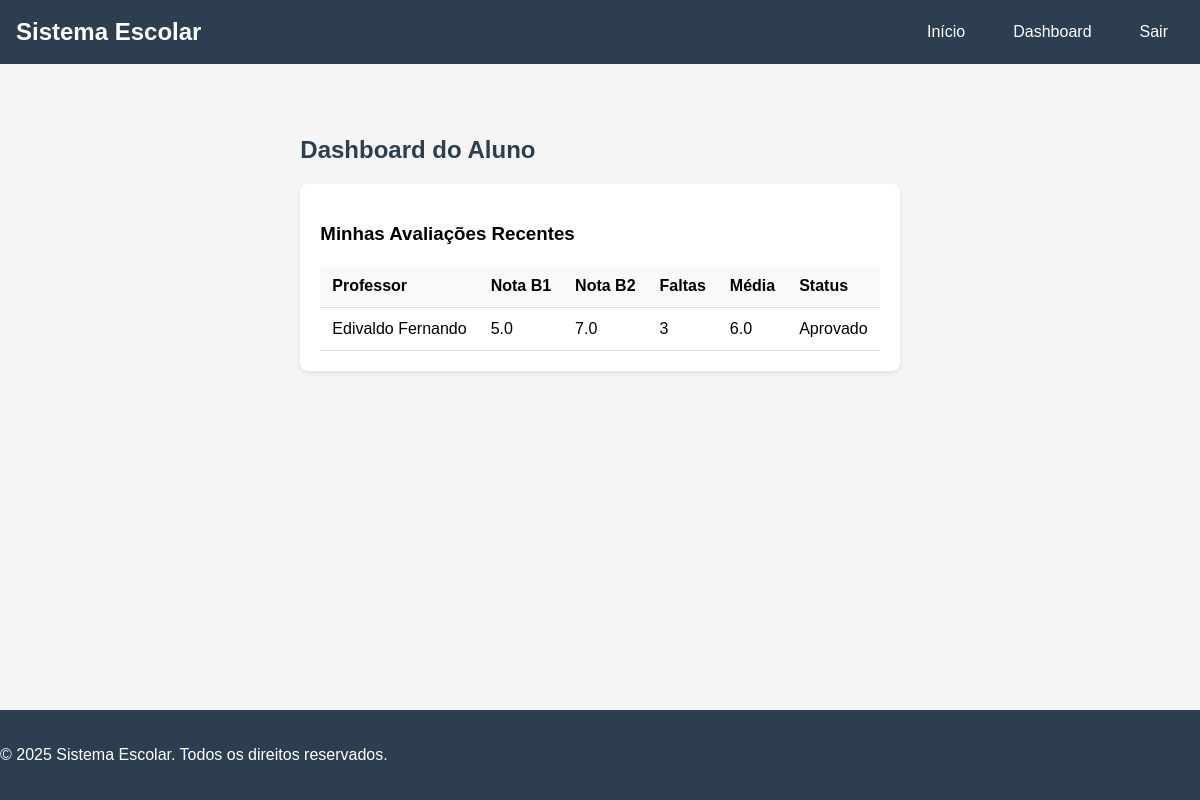
/dashboard/aluno/ (signed in), run on an earlier commit of the app's database.
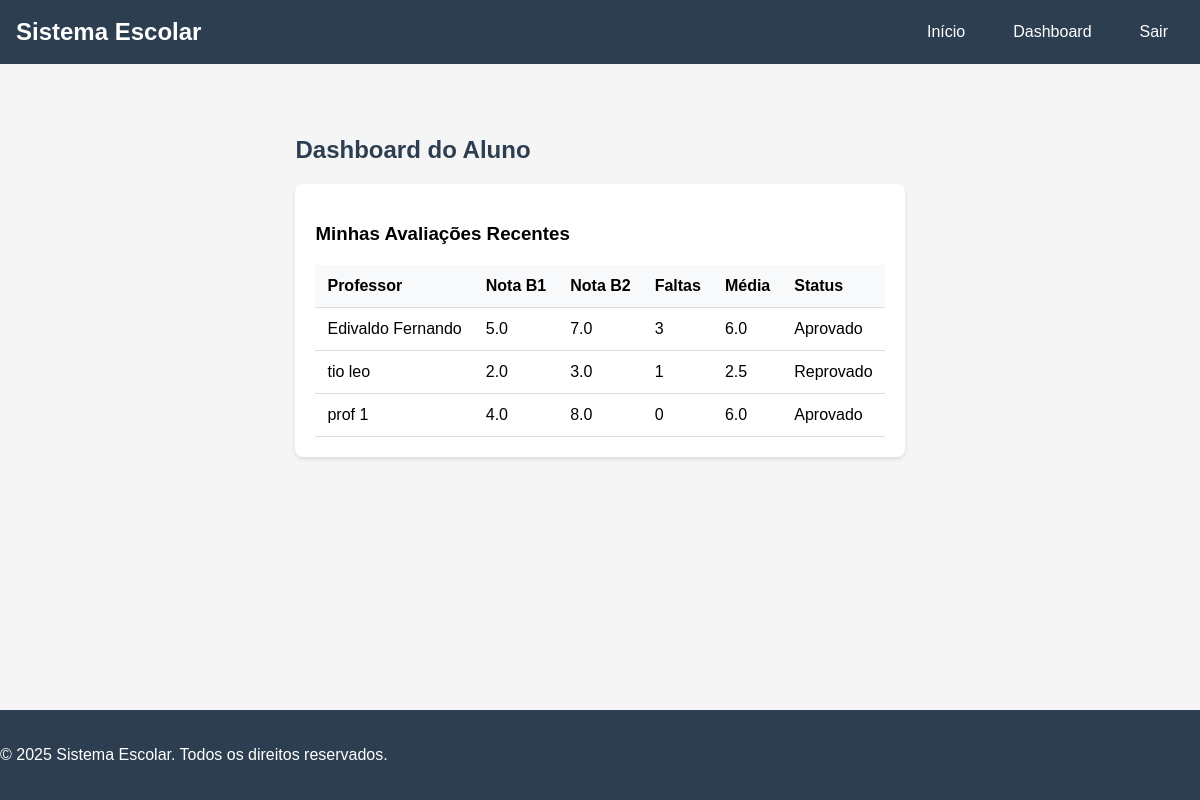
And on a later commit of the database.
### alunos/models.py (models this page shows, shortened)
class Avaliacao(models.Model):
    aluno = models.ForeignKey(Aluno, on_delete=models.CASCADE)
    professor = models.ForeignKey(Professor, on_delete=models.CASCADE)
    nota_b1 = models.FloatField()
    nota_b2 = models.FloatField()
    faltas = models.PositiveIntegerField(default=0)
    STATUS_CHOICES = [
        ('Aprovado', 'Aprovado'),
        ('Reprovado', 'Reprovado'),
    ]
    status = models.CharField(max_length=20, choices=STATUS_CHOICES, blank=True)
    def media(self):
        return round((self.nota_b1 + self.nota_b2) / 2, 2)

class Professor(models.Model):
    user = models.OneToOneField(User, on_delete=models.CASCADE)
    def __str__(self):
        return self.user.get_full_name()

### alunos/views.py (the view)
# urls.py: path('dashboard/aluno/', views.dashboard_aluno, name='dashboard_aluno'),
@login_required
def dashboard_aluno(request):
    try:
        aluno = Aluno.objects.get(user=request.user)
        avaliacoes = Avaliacao.objects.filter(aluno=aluno)
        return render(request, 'alunos/dashboard_aluno.html', {'avaliacoes': avaliacoes})
    except Aluno.DoesNotExist:
        messages.error(request, 'Aluno não encontrado')
        return render(request, 'error.html', {'message': 'Aluno não encontrado'})

### alunos/templates/alunos/dashboard_aluno.html (shortened to what this page needs)
{% extends 'base.html' %}
{% block content %}
<div class="dashboard-container">
    <h2>Dashboard do Aluno</h2>
    <div class="avaliacoes-section">
        <h3>Minhas Avaliações Recentes</h3>
        {% if avaliacoes %}
            <table>
                <thead>
                    <tr>
                        <th>Professor</th>
                        <th>Nota B1</th>
                        <th>Nota B2</th>
                        <th>Faltas</th>
                        <th>Média</th>
                        <th>Status</th>
                    </tr>
                </thead>
                <tbody>
                    {% for avaliacao in avaliacoes %}
                        <tr>
                            <td>{{ avaliacao.professor }}</td>
                            <td>{{ avaliacao.nota_b1 }}</td>
                            <td>{{ avaliacao.nota_b2 }}</td>
                            <td>{{ avaliacao.faltas }}</td>
                            <td>{{ avaliacao.media }}</td>
                            <td>
                                <span class="status-badge {% if avaliacao.status == 'Aprovado' %}status-aprovado{% else %}status-reprovado{% endif %}">
                                    {{ avaliacao.status }}
                                </span>
                            </td>
                        </tr>
                    {% endfor %}
                </tbody>
            </table>
        {% else %}
            <p class="no-data">Você ainda não possui avaliações registradas.</p>
        {% endif %}
    </div>
</div>
{% endblock %}

### templates/base.html (shortened to what this page needs)
{% load static %}
<!DOCTYPE html>
<html lang="pt-br">
<head>
    <link rel="stylesheet" href="{% static 'css/style.css' %}">
</head>
<body>
    <nav class="navbar">
        <div class="nav-container">
            <a href="{% url 'home' %}" class="nav-logo">Sistema Escolar</a>
            {% if user.is_authenticated %}
                <div class="nav-menu">
                    <a href="{% url 'home' %}" class="nav-item">Início</a>
                    {% if user.is_staff %}
                        <a href="{% url 'dashboard_professor' %}" class="nav-item">Dashboard</a>
                    {% else %}
                        <a href="{% url 'dashboard_aluno' %}" class="nav-item">Dashboard</a>
                    {% endif %}
                    <a href="{% url 'logout' %}" class="nav-item">Sair</a>
                </div>
            {% endif %}
        </div>
    </nav>
    <main class="main-content">
        {% block content %}
        {% endblock %}
    </main>
    <footer class="footer">
        <p>&copy; 2025 Sistema Escolar. Todos os direitos reservados.</p>
    </footer>
</body>
</html>

### alunos/static/css/style.css (style rules this page uses)
body { margin: 0; padding: 0; font-family: Arial, sans-serif; background-color: #f5f5f5; min-height: 100vh; display: flex; flex-direction: column; }
h1, h2 { color: #2c3e50; margin-bottom: 20px; }
table { width: 100%; border-collapse: collapse; margin-top: 20px; }
th, td { padding: 12px; text-align: left; border-bottom: 1px solid #ddd; }
th { background-color: #f8f9fa; font-weight: bold; }
a { color: #3498db; text-decoration: none; }
.dashboard-container { max-width: 1200px; margin: 0 auto; padding: 20px; }
.avaliacoes-section { background: #fff; padding: 20px; border-radius: 8px; box-shadow: 0 2px 4px rgba(0,0,0,0.1); }
.navbar { background-color: #2c3e50; padding: 15px 0; }
.footer { background-color: #2c3e50; color: white; padding: 20px 0; margin-top: auto; }
.nav-container { max-width: 1200px; margin: 0 auto; padding: 0 1rem; display: flex; justify-content: space-between; align-items: center; }
.nav-logo { color: white; text-decoration: none; font-size: 1.5rem; font-weight: bold; }
.nav-menu { display: flex; gap: 1rem; }
.nav-item { color: white; text-decoration: none; padding: 0.5rem 1rem; border-radius: 4px; transition: background-color 0.3s; }
.main-content { flex: 1; max-width: 1200px; margin: 2rem auto; padding: 0 1rem; }

What changed in the data, as far as the page shows it:
added Avaliacao: professor "tio leo", nota_b1 "2.0", nota_b2 "3.0", faltas "1", media "2.5", status "Reprovado"
added Avaliacao: professor "prof 1", nota_b1 "4.0", nota_b2 "8.0", faltas "0", media "6.0", status "Aprovado"
